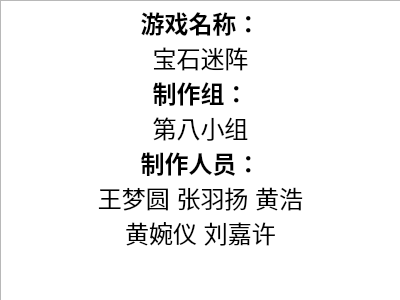
<?xml version="1.0" encoding="UTF-8"?>
<ui version="4.0">
 <class>CAboutDlg</class>
 <widget class="QWidget" name="CAboutDlg">
  <property name="geometry">
   <rect>
    <x>0</x>
    <y>0</y>
    <width>400</width>
    <height>300</height>
   </rect>
  </property>
  <property name="windowTitle">
   <string>Form</string>
  </property>
  <widget class="QTextBrowser" name="textBrowser_2">
   <property name="geometry">
    <rect>
     <x>0</x>
     <y>0</y>
     <width>401</width>
     <height>301</height>
    </rect>
   </property>
   <property name="html">
    <string>&lt;!DOCTYPE HTML PUBLIC &quot;-//W3C//DTD HTML 4.0//EN&quot; &quot;http://www.w3.org/TR/REC-html40/strict.dtd&quot;&gt;
&lt;html&gt;&lt;head&gt;&lt;meta name=&quot;qrichtext&quot; content=&quot;1&quot; /&gt;&lt;style type=&quot;text/css&quot;&gt;
p, li { white-space: pre-wrap; }
&lt;/style&gt;&lt;/head&gt;&lt;body style=&quot; font-family:'SimSun'; font-size:9pt; font-weight:400; font-style:normal;&quot;&gt;
&lt;p align=&quot;center&quot; style=&quot; margin-top:0px; margin-bottom:0px; margin-left:0px; margin-right:0px; -qt-block-indent:0; text-indent:0px;&quot;&gt;&lt;span style=&quot; font-family:'SimSun'; font-size:18pt; font-weight:600;&quot;&gt;游戏名称：&lt;/span&gt;&lt;/p&gt;
&lt;p align=&quot;center&quot; style=&quot; margin-top:0px; margin-bottom:0px; margin-left:0px; margin-right:0px; -qt-block-indent:0; text-indent:0px;&quot;&gt;&lt;span style=&quot; font-family:'SimSun'; font-size:18pt;&quot;&gt;宝石迷阵&lt;/span&gt;&lt;/p&gt;
&lt;p align=&quot;center&quot; style=&quot; margin-top:0px; margin-bottom:0px; margin-left:0px; margin-right:0px; -qt-block-indent:0; text-indent:0px;&quot;&gt;&lt;span style=&quot; font-family:'SimSun'; font-size:18pt; font-weight:600;&quot;&gt;制作组：&lt;/span&gt;&lt;/p&gt;
&lt;p align=&quot;center&quot; style=&quot; margin-top:0px; margin-bottom:0px; margin-left:0px; margin-right:0px; -qt-block-indent:0; text-indent:0px;&quot;&gt;&lt;span style=&quot; font-family:'SimSun'; font-size:18pt;&quot;&gt;第八小组&lt;/span&gt;&lt;/p&gt;
&lt;p align=&quot;center&quot; style=&quot; margin-top:0px; margin-bottom:0px; margin-left:0px; margin-right:0px; -qt-block-indent:0; text-indent:0px;&quot;&gt;&lt;span style=&quot; font-family:'SimSun'; font-size:18pt; font-weight:600;&quot;&gt;制作人员：&lt;/span&gt;&lt;/p&gt;
&lt;p align=&quot;center&quot; style=&quot; margin-top:0px; margin-bottom:0px; margin-left:0px; margin-right:0px; -qt-block-indent:0; text-indent:0px;&quot;&gt;&lt;span style=&quot; font-family:'SimSun'; font-size:18pt;&quot;&gt;王梦圆 张羽扬 黄浩&lt;/span&gt;&lt;/p&gt;
&lt;p align=&quot;center&quot; style=&quot; margin-top:0px; margin-bottom:0px; margin-left:0px; margin-right:0px; -qt-block-indent:0; text-indent:0px;&quot;&gt;&lt;span style=&quot; font-family:'SimSun'; font-size:18pt;&quot;&gt;黄婉仪 刘嘉许&lt;/span&gt;&lt;/p&gt;
&lt;p align=&quot;center&quot; style=&quot;-qt-paragraph-type:empty; margin-top:0px; margin-bottom:0px; margin-left:0px; margin-right:0px; -qt-block-indent:0; text-indent:0px; font-family:'SimSun'; font-size:18pt;&quot;&gt;&lt;br /&gt;&lt;/p&gt;&lt;/body&gt;&lt;/html&gt;</string>
   </property>
  </widget>
 </widget>
 <resources/>
 <connections/>
</ui>
